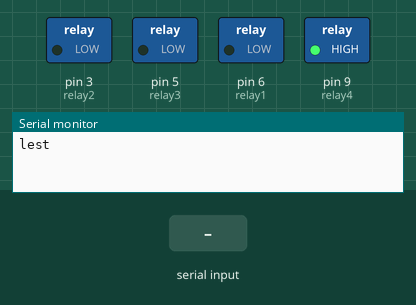
Simulated run of this sketch. Board: Arduino Uno, built with avr-gcc and run on an emulated ATmega328P. On the bench: switched loads named in the sketch (green lamp = pin HIGH), the last lines printed to the serial monitor. The test bench sets the inputs (shaded band).

Above: at 1.2 s.
1.3 s: "w" received over the second serial link
At 1.6 s:
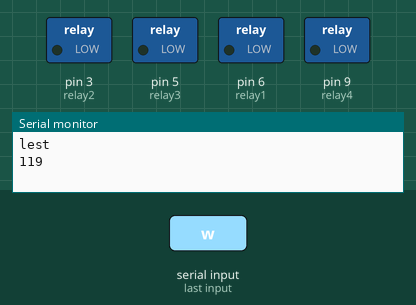
2.8 s: "R" received over the second serial link
At 4.0 s:
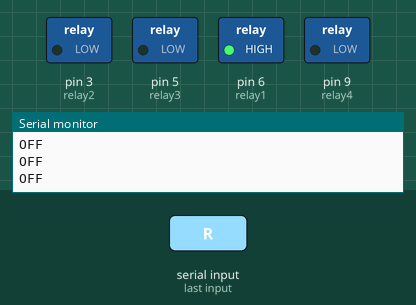
4.3 s: "G" received over the second serial link
At 5.3 s:
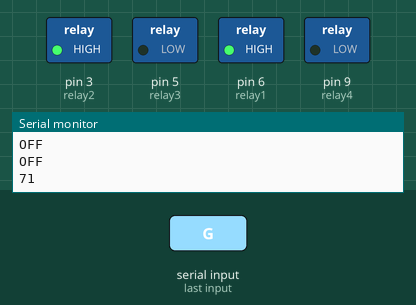
5.8 s: "r" received over the second serial link
At 6.3 s:
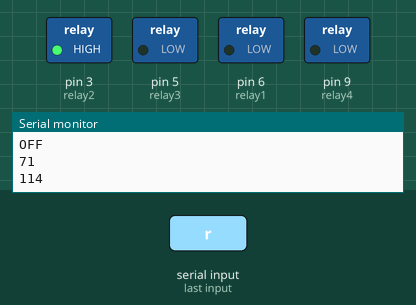
7.3 s: "B" received over the second serial link
At 8.5 s:
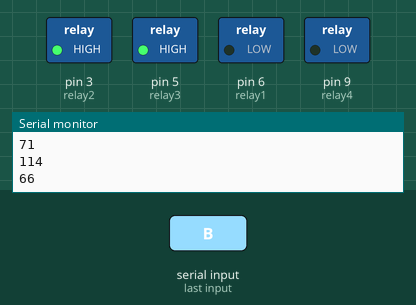
8.8 s: "g" received over the second serial link
At 9.7 s:
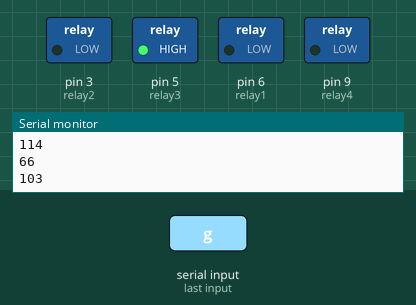
Timing chart, 0 to 11.3 s (numbered marks = the images above; inputs shaded):
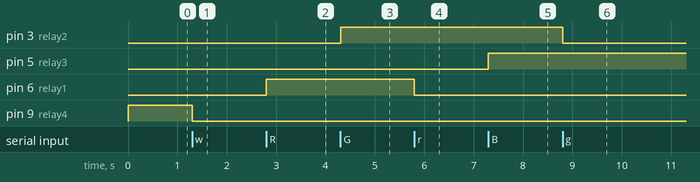

Measured:
- after the input at 1.3 s, pin 9 (relay4): HIGH → LOW at once
- after the input at 2.8 s, pin 6 (relay1): LOW → HIGH at once
- after the input at 4.3 s, pin 3 (relay2): LOW → HIGH at once
- after the input at 5.8 s, pin 6 (relay1): HIGH → LOW at once
- after the input at 7.3 s, pin 5 (relay3): LOW → HIGH at once
- after the input at 8.8 s, pin 3 (relay2): HIGH → LOW at once

The sketch:

LED_BT_RGB.ino
```cpp
#include <SoftwareSerial.h>
SoftwareSerial mySerial(0, 1); //Pin10 RX , Pin 11 TX connected to--> Bluetooth TX,RX

#define relay1 6
#define relay2 3
#define relay3 5
#define relay4 9

int val;
void setup() {
pinMode(relay1,OUTPUT);
pinMode(relay2,OUTPUT);
pinMode(relay3,OUTPUT);
pinMode(relay4,OUTPUT);
digitalWrite(relay1,LOW);
digitalWrite(relay2,LOW);
digitalWrite(relay3,LOW);
digitalWrite(relay4,HIGH);
mySerial.begin(9600);
Serial.begin(9600);
Serial.println("lest");
}

void loop() {
//cek data serial from bluetooth android App
if( mySerial.available() >0 ) {
val = mySerial.read();
Serial.println(val);
}
//Relay is on
if( val == 'r' ) {
analogWrite(relay1,LOW);}
else if( val == 'g' ) {
digitalWrite(relay2,LOW); }
else if( val == 'b' ) {
digitalWrite(relay3,LOW); }
else if( val == 'w' ) {
digitalWrite(relay4,LOW); }
//relay all on
else if( val == 'o' ) {
digitalWrite(relay1,LOW);
digitalWrite(relay2,LOW);
digitalWrite(relay3,LOW);
digitalWrite(relay4,LOW);
}
//relay is oN
else if( val == 'R' ) {
digitalWrite(relay1,HIGH);
Serial.println("OFF");}
else if( val == 'G' ) {
digitalWrite(relay2,HIGH); }
else if( val == 'B' ) {
digitalWrite(relay3,HIGH); }
else if( val == 'W' ) {
digitalWrite(relay4,HIGH); }
//relay all off
else if( val == 'O' ) {
digitalWrite(relay1,HIGH);
digitalWrite(relay2,HIGH);
digitalWrite(relay3,HIGH);
digitalWrite(relay4,HIGH); }
else if( val == 'D' ) {
  analogWrite(relay3, 76);}
}
```
